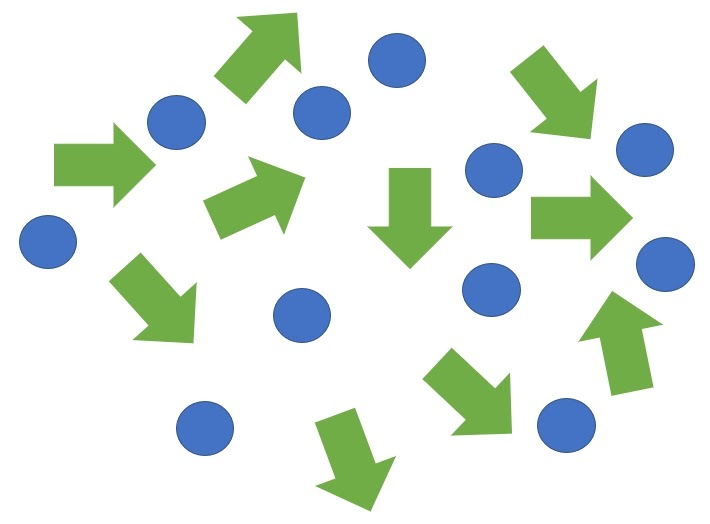
#> input picture circle.jpg, 710 x 524 px
$ python 14-2.py
#> lines starting #> are read from the running program, lines starting #| are printed output that depends on the picture
import cv2 as cv
from nose import DeprecatedTest
import numpy as  np

def notInList(newObject):
    for detectedObject in detectedObjects:
        a = newObject[0] - detectedObject[0]
        b = newObject[1] - detectedObject[1]

        if np.sqrt(a*a+b*b) < 5:
            return False
    return True

detectedObjects =[]

img_rgb = cv.imread('circle.jpg')
#> img_rgb is the input picture: shape (524, 710, 3); mean B, G, R 228.3, 234.6, 224.1
img_gray = cv.cvtColor(img_rgb, cv.COLOR_BGR2GRAY)
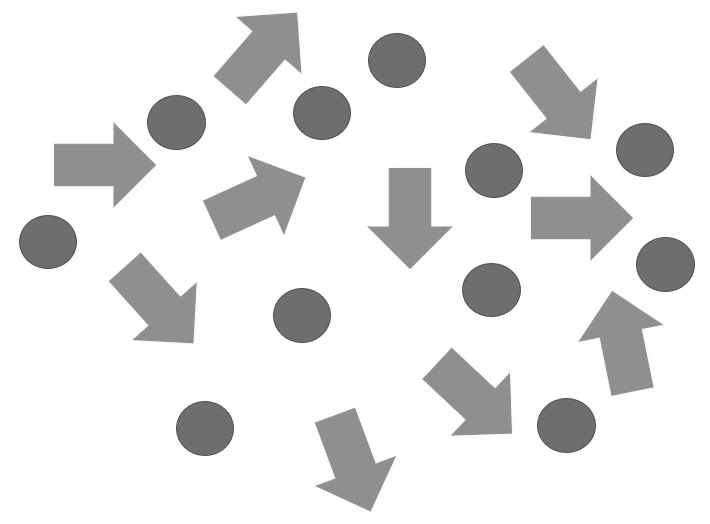
#> img_gray: shape (524, 710); min 72, max 255, mean 230.7

img_template = cv.imread('template.jpg', cv.IMREAD_GRAYSCALE)
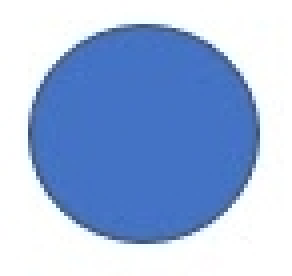
#> input picture template.jpg, 73 x 69 px (shown 4 times larger)
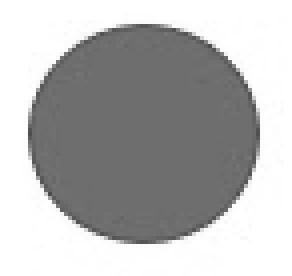
#> img_template: shape (69, 73) (shown 4 times larger); min 75, max 255, mean 181.8

w, h = img_template.shape[:2]
#> w = 69; h = 73

result = cv.matchTemplate(img_gray, img_template, cv.TM_CCORR_NORMED)
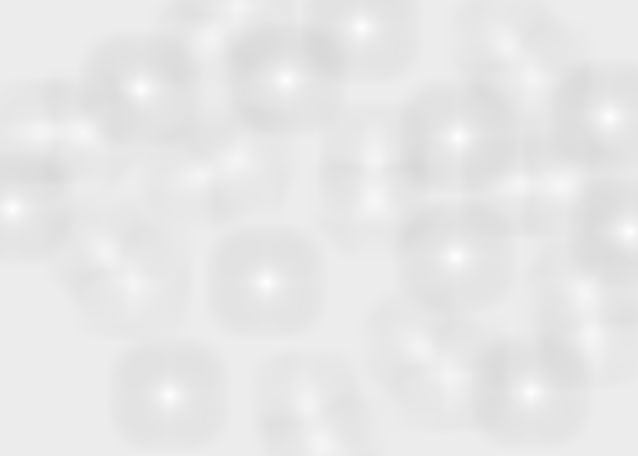
#> result: shape (456, 638) float32; min 0.848, max 1, mean 0.909

count = 0
for x in range(result.shape[1]):
    for y in range(result.shape[0]):
#> (the run stopped early here; a loop or call above may not have finished)
